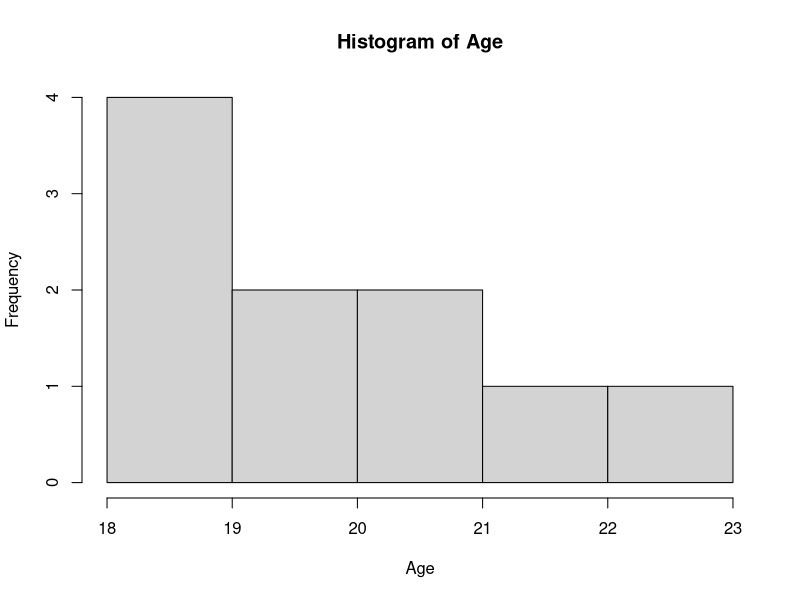
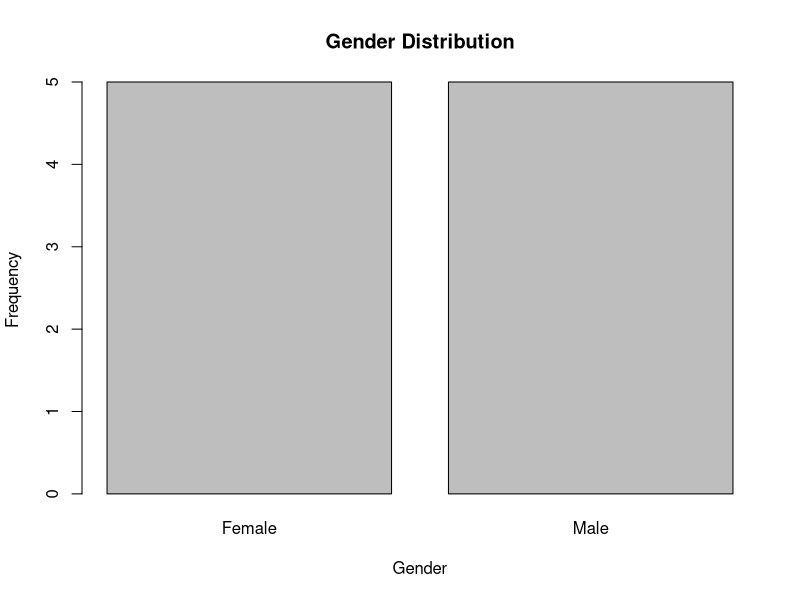
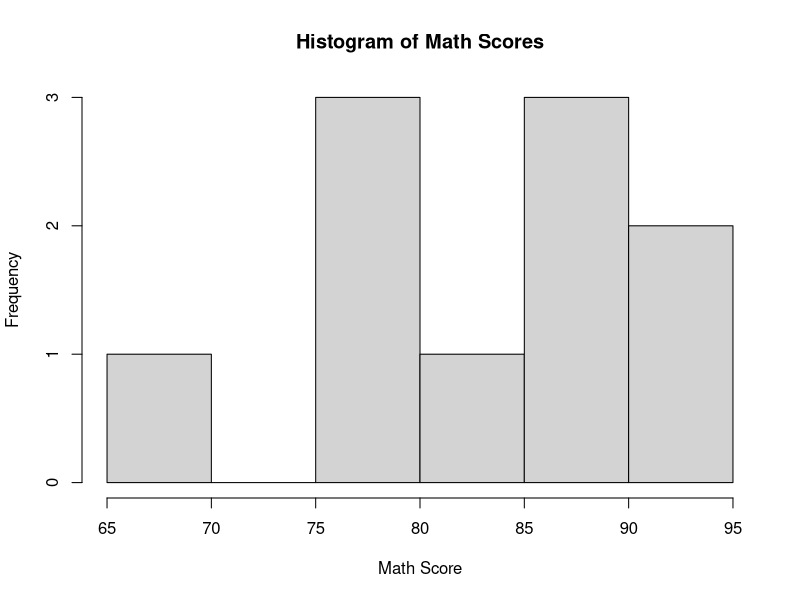
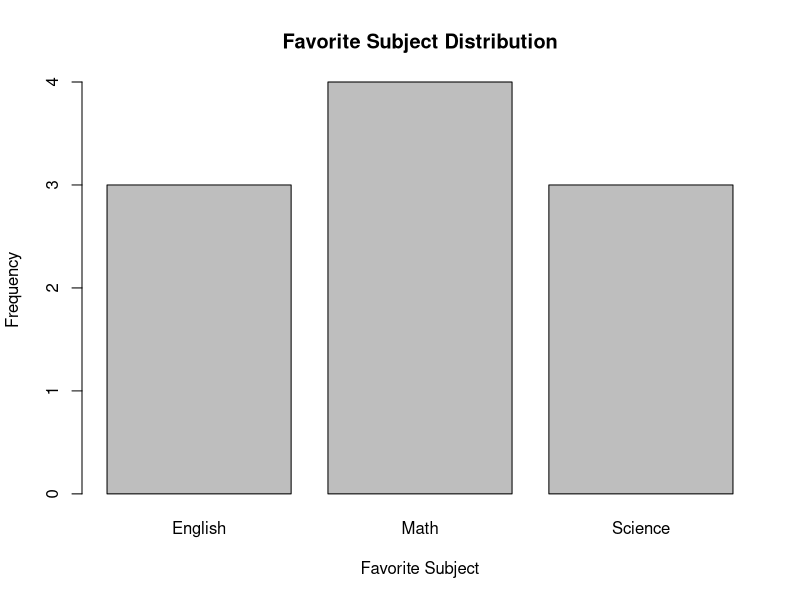

The R source for these figures, in order:
# Load necessary libraries
library(ggplot2)

# Sample dataset
data <- data.frame(
  Age = c(18, 19, 20, 21, 22, 19, 20, 18, 23, 21),
  Gender = c('Male', 'Female', 'Male', 'Male', 'Female', 'Female', 'Male', 'Male', 'Female', 'Female'),
  Math_Score = c(85, 90, 78, 65, 92, 88, 76, 79, 95, 87),
  Favorite_Subject = c('Math', 'Science', 'English', 'Math', 'Science', 'Math', 'English', 'Science', 'Math', 'English')
)

# Create plots for each column
# 1. Age (Quantitative)
hist(data$Age, main="Histogram of Age", xlab="Age", ylab="Frequency")

# 2. Gender (Categorical)
barplot(table(data$Gender), main="Gender Distribution", xlab="Gender", ylab="Frequency")

# 3. Math Score (Quantitative)
hist(data$Math_Score, main="Histogram of Math Scores", xlab="Math Score", ylab="Frequency")

# 4. Favorite Subject (Categorical)
barplot(table(data$Favorite_Subject), main="Favorite Subject Distribution", xlab="Favorite Subject", ylab="Frequency")

